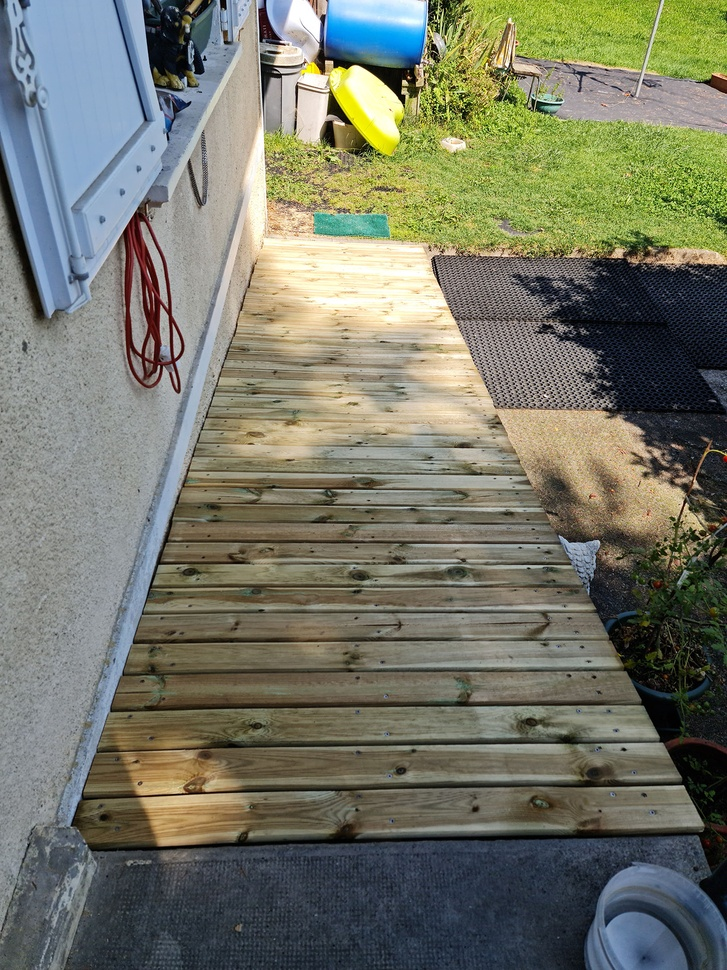
#> input picture _images/20210820_152718.jpg, 727 x 970 px, shrunk from 1625 x 2167 before the run
$ python main.py
#> lines starting #> are read from the running program, lines starting #| are printed output that depends on the picture
# This is a sample Python script.
from PIL import Image
from PIL import ImageDraw
from PIL import ImageFont

# Press Maj+F10 to execute it or replace it with your code.
# Press Double Shift to search everywhere for classes, files, tool windows, actions, and settings.

im = Image.open("_images/20210820_152718.jpg")
#> im is the input picture: PIL image 727x970 RGB; mean R, G, B 116.9, 118.9, 103.7
font_path = "_utils/ALBATRO2.TTF"


def copyright(image, texte, opacity=1.0, rotation=30):
    # Use a breakpoint in the code line below to debug your script.
#> called with texte = 'Alphonse', opacity = 0.2, rotation = 20
    image = image.convert("RGBA")  # Press Ctrl+F8 to toggle the breakpoint.
    texte_image = Image.new("RGBA", image.size, (255, 255, 255, 0))

    fontsize = 1
    font = ImageFont.truetype(font_path, fontsize)
    texte_image.show()
    while font.getsize(texte) [0] < image.size [0]:
        fontsize += 1
        font = ImageFont.truetype(font_path, fontsize)
#> after the loop, fontsize = 158

    text_height = font.getsize(texte) [1]
#> text_height = 180
    pos = (0, (image.size [1] / 2) - (text_height / 2))
#> pos = (0, 395)

    d = ImageDraw.Draw(texte_image)
    d.text(pos, texte, fill=(255, 255, 255, round(opacity * 255)), font=font)

    texte_image = texte_image.rotate(rotation)

    return Image.alpha_composite(image, texte_image)
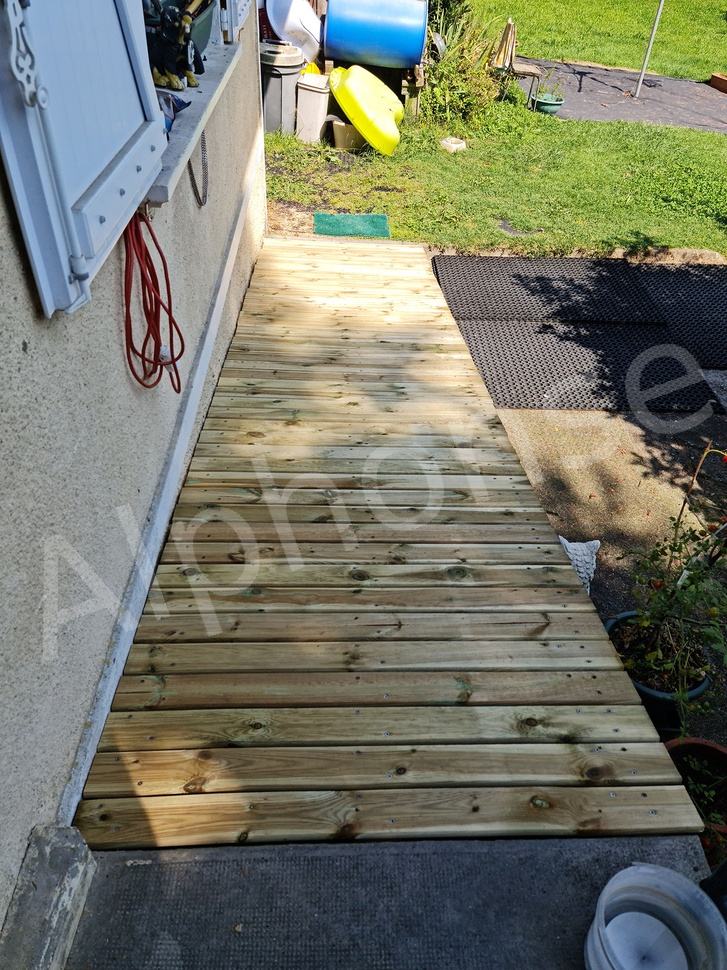
#> returned value: PIL image 727x970 RGBA; mean R, G, B, A 117.8, 119.9, 104.8, 255


# Press the green button in the gutter to run the script.

im_copyright = copyright(im, "Alphonse", opacity=0.2, rotation=20)
im_copyright.show()

# See PyCharm help at https://www.jetbrains.com/help/pycharm/
